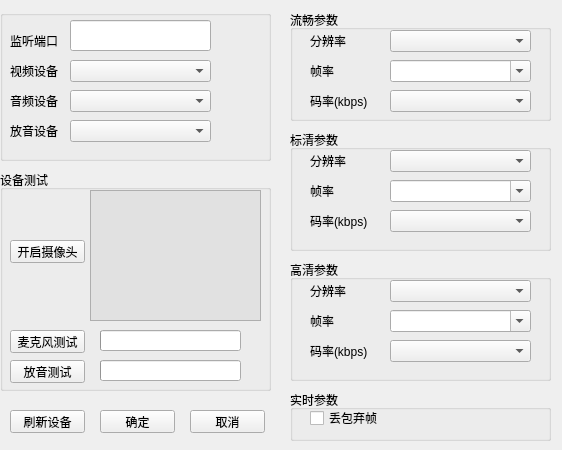
<?xml version="1.0" encoding="UTF-8"?>
<ui version="4.0">
 <class>SettingConfig</class>
 <widget class="QWidget" name="SettingConfig">
  <property name="geometry">
   <rect>
    <x>0</x>
    <y>0</y>
    <width>562</width>
    <height>450</height>
   </rect>
  </property>
  <property name="windowTitle">
   <string>SettingConfig</string>
  </property>
  <widget class="QPushButton" name="btncancel">
   <property name="geometry">
    <rect>
     <x>190</x>
     <y>410</y>
     <width>75</width>
     <height>23</height>
    </rect>
   </property>
   <property name="text">
    <string>取消</string>
   </property>
  </widget>
  <widget class="QGroupBox" name="groupBox">
   <property name="geometry">
    <rect>
     <x>290</x>
     <y>390</y>
     <width>261</width>
     <height>51</height>
    </rect>
   </property>
   <property name="title">
    <string>实时参数</string>
   </property>
   <widget class="QCheckBox" name="chk_lost_frame">
    <property name="geometry">
     <rect>
      <x>20</x>
      <y>20</y>
      <width>71</width>
      <height>16</height>
     </rect>
    </property>
    <property name="text">
     <string>丢包弃帧</string>
    </property>
   </widget>
  </widget>
  <widget class="QGroupBox" name="pSD">
   <property name="geometry">
    <rect>
     <x>290</x>
     <y>130</y>
     <width>261</width>
     <height>121</height>
    </rect>
   </property>
   <property name="title">
    <string>标清参数</string>
   </property>
   <widget class="QComboBox" name="SDbitrate">
    <property name="geometry">
     <rect>
      <x>100</x>
      <y>80</y>
      <width>141</width>
      <height>22</height>
     </rect>
    </property>
   </widget>
   <widget class="QLabel" name="label_11">
    <property name="geometry">
     <rect>
      <x>20</x>
      <y>20</y>
      <width>71</width>
      <height>21</height>
     </rect>
    </property>
    <property name="text">
     <string>分辨率</string>
    </property>
   </widget>
   <widget class="QLabel" name="label_sdfps">
    <property name="geometry">
     <rect>
      <x>20</x>
      <y>50</y>
      <width>71</width>
      <height>21</height>
     </rect>
    </property>
    <property name="text">
     <string>帧率</string>
    </property>
   </widget>
   <widget class="QLabel" name="label_13">
    <property name="geometry">
     <rect>
      <x>20</x>
      <y>80</y>
      <width>71</width>
      <height>21</height>
     </rect>
    </property>
    <property name="text">
     <string>码率(kbps)</string>
    </property>
   </widget>
   <widget class="QComboBox" name="SDratio">
    <property name="geometry">
     <rect>
      <x>100</x>
      <y>20</y>
      <width>141</width>
      <height>22</height>
     </rect>
    </property>
   </widget>
   <widget class="QComboBox" name="SDfps">
    <property name="geometry">
     <rect>
      <x>100</x>
      <y>50</y>
      <width>141</width>
      <height>22</height>
     </rect>
    </property>
    <property name="editable">
     <bool>true</bool>
    </property>
   </widget>
  </widget>
  <widget class="QPushButton" name="btnrefresh">
   <property name="geometry">
    <rect>
     <x>10</x>
     <y>410</y>
     <width>75</width>
     <height>23</height>
    </rect>
   </property>
   <property name="text">
    <string>刷新设备</string>
   </property>
  </widget>
  <widget class="QGroupBox" name="pDV">
   <property name="geometry">
    <rect>
     <x>290</x>
     <y>10</y>
     <width>261</width>
     <height>111</height>
    </rect>
   </property>
   <property name="styleSheet">
    <string notr="true"/>
   </property>
   <property name="title">
    <string>流畅参数</string>
   </property>
   <property name="flat">
    <bool>false</bool>
   </property>
   <property name="checkable">
    <bool>false</bool>
   </property>
   <widget class="QComboBox" name="DVfps">
    <property name="geometry">
     <rect>
      <x>100</x>
      <y>50</y>
      <width>141</width>
      <height>22</height>
     </rect>
    </property>
    <property name="editable">
     <bool>true</bool>
    </property>
   </widget>
   <widget class="QLabel" name="label_dvfps">
    <property name="geometry">
     <rect>
      <x>20</x>
      <y>50</y>
      <width>71</width>
      <height>21</height>
     </rect>
    </property>
    <property name="text">
     <string>帧率</string>
    </property>
   </widget>
   <widget class="QComboBox" name="DVratio">
    <property name="geometry">
     <rect>
      <x>100</x>
      <y>20</y>
      <width>141</width>
      <height>22</height>
     </rect>
    </property>
    <property name="currentText">
     <string/>
    </property>
   </widget>
   <widget class="QLabel" name="label_5">
    <property name="geometry">
     <rect>
      <x>20</x>
      <y>20</y>
      <width>71</width>
      <height>21</height>
     </rect>
    </property>
    <property name="text">
     <string>分辨率</string>
    </property>
   </widget>
   <widget class="QComboBox" name="DVbitrate">
    <property name="geometry">
     <rect>
      <x>100</x>
      <y>80</y>
      <width>141</width>
      <height>22</height>
     </rect>
    </property>
    <property name="currentText">
     <string/>
    </property>
   </widget>
   <widget class="QLabel" name="label_6">
    <property name="geometry">
     <rect>
      <x>20</x>
      <y>80</y>
      <width>80</width>
      <height>21</height>
     </rect>
    </property>
    <property name="text">
     <string>码率(kbps)</string>
    </property>
   </widget>
  </widget>
  <widget class="QGroupBox" name="pHD">
   <property name="geometry">
    <rect>
     <x>290</x>
     <y>260</y>
     <width>261</width>
     <height>121</height>
    </rect>
   </property>
   <property name="title">
    <string>高清参数</string>
   </property>
   <widget class="QComboBox" name="HDbitrate">
    <property name="geometry">
     <rect>
      <x>100</x>
      <y>80</y>
      <width>141</width>
      <height>22</height>
     </rect>
    </property>
   </widget>
   <widget class="QLabel" name="label_14">
    <property name="geometry">
     <rect>
      <x>20</x>
      <y>20</y>
      <width>71</width>
      <height>21</height>
     </rect>
    </property>
    <property name="text">
     <string>分辨率</string>
    </property>
   </widget>
   <widget class="QLabel" name="label_hdfps">
    <property name="geometry">
     <rect>
      <x>20</x>
      <y>50</y>
      <width>71</width>
      <height>21</height>
     </rect>
    </property>
    <property name="text">
     <string>帧率</string>
    </property>
   </widget>
   <widget class="QLabel" name="label_16">
    <property name="geometry">
     <rect>
      <x>20</x>
      <y>80</y>
      <width>71</width>
      <height>21</height>
     </rect>
    </property>
    <property name="text">
     <string>码率(kbps)</string>
    </property>
   </widget>
   <widget class="QComboBox" name="HDratio">
    <property name="geometry">
     <rect>
      <x>100</x>
      <y>20</y>
      <width>141</width>
      <height>22</height>
     </rect>
    </property>
   </widget>
   <widget class="QComboBox" name="HDfps">
    <property name="geometry">
     <rect>
      <x>100</x>
      <y>50</y>
      <width>141</width>
      <height>22</height>
     </rect>
    </property>
    <property name="editable">
     <bool>true</bool>
    </property>
   </widget>
  </widget>
  <widget class="QGroupBox" name="groupBox_2">
   <property name="geometry">
    <rect>
     <x>0</x>
     <y>170</y>
     <width>271</width>
     <height>221</height>
    </rect>
   </property>
   <property name="title">
    <string>设备测试</string>
   </property>
   <widget class="QFrame" name="testcameraframe">
    <property name="geometry">
     <rect>
      <x>90</x>
      <y>20</y>
      <width>171</width>
      <height>131</height>
     </rect>
    </property>
    <property name="styleSheet">
     <string notr="true">background-color: rgb(225, 225, 225);</string>
    </property>
    <property name="frameShape">
     <enum>QFrame::StyledPanel</enum>
    </property>
    <property name="frameShadow">
     <enum>QFrame::Raised</enum>
    </property>
   </widget>
   <widget class="QPushButton" name="btntestcamera">
    <property name="geometry">
     <rect>
      <x>10</x>
      <y>70</y>
      <width>75</width>
      <height>23</height>
     </rect>
    </property>
    <property name="text">
     <string>开启摄像头</string>
    </property>
   </widget>
   <widget class="QPushButton" name="btntestmic">
    <property name="geometry">
     <rect>
      <x>10</x>
      <y>160</y>
      <width>75</width>
      <height>23</height>
     </rect>
    </property>
    <property name="autoFillBackground">
     <bool>false</bool>
    </property>
    <property name="text">
     <string>麦克风测试</string>
    </property>
   </widget>
   <widget class="QPushButton" name="btntestaudioplay">
    <property name="geometry">
     <rect>
      <x>10</x>
      <y>190</y>
      <width>75</width>
      <height>23</height>
     </rect>
    </property>
    <property name="text">
     <string>放音测试</string>
    </property>
   </widget>
   <widget class="QProgressBar" name="playbackvolume">
    <property name="geometry">
     <rect>
      <x>100</x>
      <y>190</y>
      <width>141</width>
      <height>21</height>
     </rect>
    </property>
    <property name="autoFillBackground">
     <bool>true</bool>
    </property>
    <property name="value">
     <number>0</number>
    </property>
    <property name="textVisible">
     <bool>false</bool>
    </property>
    <property name="orientation">
     <enum>Qt::Horizontal</enum>
    </property>
    <property name="textDirection">
     <enum>QProgressBar::TopToBottom</enum>
    </property>
   </widget>
   <widget class="QProgressBar" name="micvolume">
    <property name="geometry">
     <rect>
      <x>100</x>
      <y>160</y>
      <width>141</width>
      <height>21</height>
     </rect>
    </property>
    <property name="autoFillBackground">
     <bool>true</bool>
    </property>
    <property name="value">
     <number>0</number>
    </property>
    <property name="textVisible">
     <bool>false</bool>
    </property>
    <property name="orientation">
     <enum>Qt::Horizontal</enum>
    </property>
    <property name="textDirection">
     <enum>QProgressBar::TopToBottom</enum>
    </property>
   </widget>
  </widget>
  <widget class="QPushButton" name="btnok">
   <property name="geometry">
    <rect>
     <x>100</x>
     <y>410</y>
     <width>75</width>
     <height>23</height>
    </rect>
   </property>
   <property name="text">
    <string>确定</string>
   </property>
  </widget>
  <widget class="QGroupBox" name="groupBox_5">
   <property name="geometry">
    <rect>
     <x>0</x>
     <y>10</y>
     <width>271</width>
     <height>151</height>
    </rect>
   </property>
   <widget class="QLabel" name="label_8">
    <property name="geometry">
     <rect>
      <x>10</x>
      <y>20</y>
      <width>71</width>
      <height>21</height>
     </rect>
    </property>
    <property name="text">
     <string>监听端口</string>
    </property>
   </widget>
   <widget class="QLabel" name="label_7">
    <property name="geometry">
     <rect>
      <x>10</x>
      <y>50</y>
      <width>71</width>
      <height>21</height>
     </rect>
    </property>
    <property name="text">
     <string>视频设备</string>
    </property>
   </widget>
   <widget class="QComboBox" name="cmbvideodev">
    <property name="geometry">
     <rect>
      <x>70</x>
      <y>50</y>
      <width>141</width>
      <height>22</height>
     </rect>
    </property>
   </widget>
   <widget class="QLabel" name="label_9">
    <property name="geometry">
     <rect>
      <x>10</x>
      <y>80</y>
      <width>71</width>
      <height>21</height>
     </rect>
    </property>
    <property name="text">
     <string>音频设备</string>
    </property>
   </widget>
   <widget class="QComboBox" name="cmbaudiodev">
    <property name="geometry">
     <rect>
      <x>70</x>
      <y>80</y>
      <width>141</width>
      <height>22</height>
     </rect>
    </property>
   </widget>
   <widget class="QComboBox" name="cmbaudioplaydev">
    <property name="geometry">
     <rect>
      <x>70</x>
      <y>110</y>
      <width>141</width>
      <height>22</height>
     </rect>
    </property>
   </widget>
   <widget class="QLabel" name="label_10">
    <property name="geometry">
     <rect>
      <x>10</x>
      <y>110</y>
      <width>71</width>
      <height>21</height>
     </rect>
    </property>
    <property name="text">
     <string>放音设备</string>
    </property>
   </widget>
   <widget class="QLineEdit" name="RemotePort">
    <property name="geometry">
     <rect>
      <x>70</x>
      <y>10</y>
      <width>141</width>
      <height>31</height>
     </rect>
    </property>
   </widget>
  </widget>
 </widget>
 <layoutdefault spacing="6" margin="11"/>
 <resources/>
 <connections/>
</ui>
